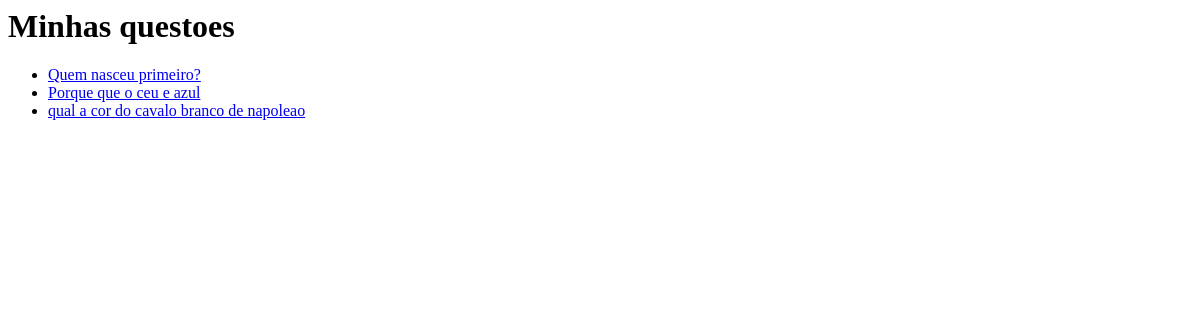
Page /enquete/ on the earlier database version.
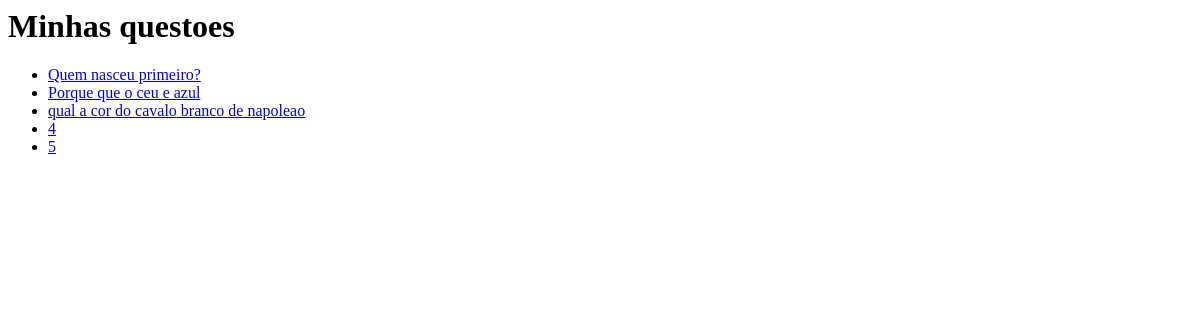
Same page on the later database version.
### enquete/models.py (models this page shows, shortened)
class Questao(models.Model):
    pergunta = models.CharField(max_length=200)
    data = models.DateTimeField(auto_now_add=True)

### enquete/views.py (the view)
# urls.py: path('', views.index, name='index'),
def index(request):
    ultimas_questoes = Questao.objects.order_by("data")[:5]
    context = {'ultimas_questoes': ultimas_questoes}
    return render(request, 'enquete/index.html', context)

### enquete/templates/enquete/index.html
<h1>Minhas questoes</h1>
{% if ultimas_questoes %}
    <ul>
    {% for questoes in ultimas_questoes %}
        <li>
            <a href="{% url 'detalhe' questoes.id %}">
                {{ questoes.pergunta }}
            </a>
        </li>
    {% endfor %}
    </ul>
{% else %}
    <p>Nao tem questoes salvas</p>
{% endif %}

Differences in the rows shown:
added Questao: pergunta "4"
added Questao: pergunta "5"
